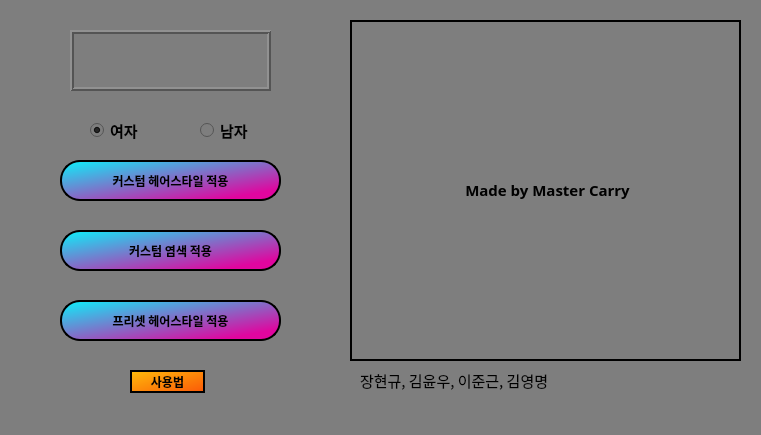
<?xml version="1.0" encoding="UTF-8"?>
<ui version="4.0">
 <class>HairGanzi</class>
 <widget class="QMainWindow" name="HairGanzi">
  <property name="geometry">
   <rect>
    <x>0</x>
    <y>0</y>
    <width>761</width>
    <height>435</height>
   </rect>
  </property>
  <property name="windowTitle">
   <string>HairGanzi</string>
  </property>
  <property name="styleSheet">
   <string notr="true">background-color:rgb(126, 126, 126)</string>
  </property>
  <widget class="QWidget" name="centralwidget">
   <widget class="QLabel" name="label">
    <property name="geometry">
     <rect>
      <x>70</x>
      <y>30</y>
      <width>201</width>
      <height>61</height>
     </rect>
    </property>
    <property name="font">
     <font>
      <family>Bahnschrift Light</family>
      <pointsize>20</pointsize>
     </font>
    </property>
    <property name="frameShape">
     <enum>QFrame::Box</enum>
    </property>
    <property name="frameShadow">
     <enum>QFrame::Raised</enum>
    </property>
    <property name="lineWidth">
     <number>2</number>
    </property>
    <property name="text">
     <string/>
    </property>
    <property name="pixmap">
     <pixmap>title.png</pixmap>
    </property>
    <property name="scaledContents">
     <bool>true</bool>
    </property>
    <property name="wordWrap">
     <bool>false</bool>
    </property>
   </widget>
   <widget class="QPushButton" name="btn1">
    <property name="geometry">
     <rect>
      <x>60</x>
      <y>160</y>
      <width>221</width>
      <height>41</height>
     </rect>
    </property>
    <property name="font">
     <font>
      <family>Noto Sans KR</family>
      <pointsize>9</pointsize>
      <weight>75</weight>
      <italic>false</italic>
      <bold>true</bold>
     </font>
    </property>
    <property name="styleSheet">
     <string notr="true">QPushButton{
	background-color: qlineargradient(spread:pad, x1:0, y1:0, x2:0.857143, y2:0.857955, stop:0 rgba(10, 242, 251, 255), stop:1 rgba(224, 6, 159, 255));
	border-radius: 20px;
	border-style: solid;
	border-width: 1.5px;
	border-color: black;
}
 QPushButton:pressed {
     background-color: qlineargradient(spread:pad, x1:0, y1:0, x2:0.857143, y2:0.857955, stop:0 rgba(224, 6, 159, 255), stop:1 rgba(10, 242, 251, 255));
 }
</string>
    </property>
    <property name="text">
     <string>커스텀 헤어스타일 적용</string>
    </property>
   </widget>
   <widget class="QPushButton" name="btn2">
    <property name="geometry">
     <rect>
      <x>60</x>
      <y>230</y>
      <width>221</width>
      <height>41</height>
     </rect>
    </property>
    <property name="font">
     <font>
      <family>Noto Sans KR</family>
      <weight>75</weight>
      <bold>true</bold>
     </font>
    </property>
    <property name="styleSheet">
     <string notr="true">QPushButton{
	background-color: qlineargradient(spread:pad, x1:0, y1:0, x2:0.857143, y2:0.857955, stop:0 rgba(10, 242, 251, 255), stop:1 rgba(224, 6, 159, 255));
	border-radius: 20px;
	border-style: solid;
	border-width: 1.5px;
	border-color: black;
}
 QPushButton:pressed {
     background-color: qlineargradient(spread:pad, x1:0, y1:0, x2:0.857143, y2:0.857955, stop:0 rgba(224, 6, 159, 255), stop:1 rgba(10, 242, 251, 255));
 }
</string>
    </property>
    <property name="text">
     <string>커스텀 염색 적용</string>
    </property>
   </widget>
   <widget class="QPushButton" name="btn3">
    <property name="geometry">
     <rect>
      <x>60</x>
      <y>300</y>
      <width>221</width>
      <height>41</height>
     </rect>
    </property>
    <property name="font">
     <font>
      <family>Noto Sans KR</family>
      <weight>75</weight>
      <bold>true</bold>
     </font>
    </property>
    <property name="styleSheet">
     <string notr="true">QPushButton{
	background-color: qlineargradient(spread:pad, x1:0, y1:0, x2:0.857143, y2:0.857955, stop:0 rgba(10, 242, 251, 255), stop:1 rgba(224, 6, 159, 255));
	border-radius: 20px;
	border-style: solid;
	border-width: 1.5px;
	border-color: black;
}
 QPushButton:pressed {
     background-color: qlineargradient(spread:pad, x1:0, y1:0, x2:0.857143, y2:0.857955, stop:0 rgba(224, 6, 159, 255), stop:1 rgba(10, 242, 251, 255));
 }
</string>
    </property>
    <property name="text">
     <string>프리셋 헤어스타일 적용</string>
    </property>
   </widget>
   <widget class="QLabel" name="label_2">
    <property name="geometry">
     <rect>
      <x>360</x>
      <y>360</y>
      <width>351</width>
      <height>41</height>
     </rect>
    </property>
    <property name="font">
     <font>
      <family>휴먼편지체</family>
      <pointsize>11</pointsize>
     </font>
    </property>
    <property name="text">
     <string>장현규, 김윤우, 이준근, 김영명</string>
    </property>
   </widget>
   <widget class="QLabel" name="mainPhoto">
    <property name="geometry">
     <rect>
      <x>350</x>
      <y>20</y>
      <width>391</width>
      <height>341</height>
     </rect>
    </property>
    <property name="font">
     <font>
      <family>Noto Sans KR</family>
      <pointsize>11</pointsize>
      <weight>50</weight>
      <bold>false</bold>
     </font>
    </property>
    <property name="frameShape">
     <enum>QFrame::Box</enum>
    </property>
    <property name="lineWidth">
     <number>2</number>
    </property>
    <property name="text">
     <string>&lt;html&gt;&lt;head/&gt;&lt;body&gt;&lt;p align=&quot;center&quot;&gt;&lt;span style=&quot; font-weight:600;&quot;&gt;Made by Master Carry&lt;/span&gt;&lt;/p&gt;&lt;/body&gt;&lt;/html&gt;</string>
    </property>
    <property name="scaledContents">
     <bool>true</bool>
    </property>
   </widget>
   <widget class="QRadioButton" name="radioButtonMale">
    <property name="geometry">
     <rect>
      <x>200</x>
      <y>120</y>
      <width>81</width>
      <height>21</height>
     </rect>
    </property>
    <property name="font">
     <font>
      <family>Noto Sans KR</family>
      <pointsize>11</pointsize>
      <weight>75</weight>
      <italic>false</italic>
      <bold>true</bold>
     </font>
    </property>
    <property name="styleSheet">
     <string notr="true"/>
    </property>
    <property name="text">
     <string>남자</string>
    </property>
    <property name="checked">
     <bool>false</bool>
    </property>
   </widget>
   <widget class="QRadioButton" name="radioButtonFemale">
    <property name="geometry">
     <rect>
      <x>90</x>
      <y>120</y>
      <width>71</width>
      <height>20</height>
     </rect>
    </property>
    <property name="font">
     <font>
      <family>Noto Sans KR</family>
      <pointsize>11</pointsize>
      <weight>75</weight>
      <bold>true</bold>
     </font>
    </property>
    <property name="styleSheet">
     <string notr="true"/>
    </property>
    <property name="text">
     <string>여자</string>
    </property>
    <property name="checkable">
     <bool>true</bool>
    </property>
    <property name="checked">
     <bool>true</bool>
    </property>
   </widget>
   <widget class="QPushButton" name="pushButton">
    <property name="geometry">
     <rect>
      <x>130</x>
      <y>370</y>
      <width>75</width>
      <height>23</height>
     </rect>
    </property>
    <property name="font">
     <font>
      <family>Noto Sans KR</family>
      <weight>75</weight>
      <bold>true</bold>
     </font>
    </property>
    <property name="styleSheet">
     <string notr="true">QPushButton{
	background-color: qlineargradient(spread:pad, x1:0, y1:0, x2:1, y2:1, stop:0 rgba(255, 190, 11, 255), stop:1 rgba(251, 86, 7, 255));
	border-radius: 20px;
	border-style: solid;
	border-width: 1.5px;
	border-color: black;
}
 QPushButton:pressed {
     background-color: rgb(255, 168, 96)
 }</string>
    </property>
    <property name="text">
     <string>사용법</string>
    </property>
   </widget>
  </widget>
  <widget class="QMenuBar" name="menubar">
   <property name="geometry">
    <rect>
     <x>0</x>
     <y>0</y>
     <width>761</width>
     <height>21</height>
    </rect>
   </property>
  </widget>
  <widget class="QStatusBar" name="statusbar"/>
 </widget>
 <resources/>
 <connections>
  <connection>
   <sender>btn1</sender>
   <signal>clicked()</signal>
   <receiver>HairGanzi</receiver>
   <slot>btn_main_to_second()</slot>
   <hints>
    <hint type="sourcelabel">
     <x>228</x>
     <y>186</y>
    </hint>
    <hint type="destinationlabel">
     <x>329</x>
     <y>124</y>
    </hint>
   </hints>
  </connection>
  <connection>
   <sender>btn2</sender>
   <signal>clicked()</signal>
   <receiver>HairGanzi</receiver>
   <slot>btn_main_to_third()</slot>
   <hints>
    <hint type="sourcelabel">
     <x>232</x>
     <y>256</y>
    </hint>
    <hint type="destinationlabel">
     <x>331</x>
     <y>203</y>
    </hint>
   </hints>
  </connection>
  <connection>
   <sender>btn3</sender>
   <signal>clicked()</signal>
   <receiver>HairGanzi</receiver>
   <slot>btn_main_to_fourth()</slot>
   <hints>
    <hint type="sourcelabel">
     <x>261</x>
     <y>326</y>
    </hint>
    <hint type="destinationlabel">
     <x>336</x>
     <y>269</y>
    </hint>
   </hints>
  </connection>
  <connection>
   <sender>pushButton</sender>
   <signal>clicked()</signal>
   <receiver>HairGanzi</receiver>
   <slot>btn_how_to()</slot>
   <hints>
    <hint type="sourcelabel">
     <x>187</x>
     <y>399</y>
    </hint>
    <hint type="destinationlabel">
     <x>298</x>
     <y>398</y>
    </hint>
   </hints>
  </connection>
 </connections>
 <slots>
  <slot>btn_main_to_second()</slot>
  <slot>btn_main_to_third()</slot>
  <slot>btn_main_to_fourth()</slot>
  <slot>btn_how_to()</slot>
 </slots>
</ui>
